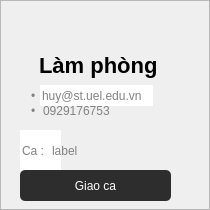
         <widget class="QFrame" name="frame_33">
          <property name="sizePolicy">
           <sizepolicy hsizetype="Preferred" vsizetype="Preferred">
            <horstretch>0</horstretch>
            <verstretch>0</verstretch>
           </sizepolicy>
          </property>
          <property name="minimumSize">
           <size>
            <width>0</width>
            <height>50</height>
           </size>
          </property>
          <property name="styleSheet">
           <string notr="true">#frame_33 {
	background-color: white;
	border-radius:4px;
	border:1px solid #E0E0E0;
}</string>
          </property>
          <property name="frameShape">
           <enum>QFrame::StyledPanel</enum>
          </property>
          <property name="frameShadow">
           <enum>QFrame::Raised</enum>
          </property>
          <widget class="QLineEdit" name="lineEdit_52">
           <property name="geometry">
            <rect>
             <x>0</x>
             <y>20</y>
             <width>191</width>
             <height>31</height>
            </rect>
           </property>
           <property name="styleSheet">
            <string notr="true">QLineEdit {
	font-family: &quot;Montserrat&quot;;
	font-size:20px;
	font-weight:none;
	background-color:transparent;
	border:1px;
}</string>
           </property>
           <property name="text">
            <string/>
           </property>
           <property name="alignment">
            <set>Qt::AlignCenter</set>
           </property>
          </widget>
          <widget class="QLineEdit" name="lineEdit_53">
           <property name="geometry">
            <rect>
             <x>40</x>
             <y>50</y>
             <width>121</width>
             <height>31</height>
            </rect>
           </property>
           <property name="styleSheet">
            <string notr="true">QLineEdit {
	font-family: &quot;Montserrat&quot;;
	font-size:22px;
	font-weight:530;
	background-color:transparent;
	border:1px;
}</string>
           </property>
           <property name="text">
            <string>Làm phòng</string>
           </property>
          </widget>
          <widget class="QLabel" name="label_62">
           <property name="geometry">
            <rect>
             <x>31</x>
             <y>85</y>
             <width>21</width>
             <height>21</height>
            </rect>
           </property>
           <property name="styleSheet">
            <string notr="true">QLabel {
	color: #828282;
}</string>
           </property>
           <property name="text">
            <string>•</string>
           </property>
          </widget>
          <widget class="QLineEdit" name="lineEdit_54">
           <property name="geometry">
            <rect>
             <x>40</x>
             <y>85</y>
             <width>113</width>
             <height>21</height>
            </rect>
           </property>
           <property name="styleSheet">
            <string notr="true">QLineEdit {
	border:none;
	color: #828282;
}</string>
           </property>
           <property name="text">
            <string>huy@st.uel.edu.vn</string>
           </property>
          </widget>
          <widget class="QLabel" name="label_63">
           <property name="geometry">
            <rect>
             <x>31</x>
             <y>100</y>
             <width>20</width>
             <height>21</height>
            </rect>
           </property>
           <property name="styleSheet">
            <string notr="true">QLabel {
	color: #828282;
}</string>
           </property>
           <property name="text">
            <string>•</string>
           </property>
          </widget>
          <widget class="QLineEdit" name="lineEdit_55">
           <property name="geometry">
            <rect>
             <x>41</x>
             <y>100</y>
             <width>111</width>
             <height>21</height>
            </rect>
           </property>
           <property name="styleSheet">
            <string notr="true">QLineEdit {
	border:none;
	color: #828282;
	background-color:transparent;
}</string>
           </property>
           <property name="text">
            <string>0929176753</string>
           </property>
          </widget>
          <widget class="QLineEdit" name="lineEdit_56">
           <property name="geometry">
            <rect>
             <x>20</x>
             <y>130</y>
             <width>41</width>
             <height>41</height>
            </rect>
           </property>
           <property name="font">
            <font>
             <pointsize>9</pointsize>
            </font>
           </property>
           <property name="styleSheet">
            <string notr="true">QLineEdit {
	border:none;
	color: #828282;
}</string>
           </property>
           <property name="text">
            <string>Ca :</string>
           </property>
          </widget>
          <widget class="QPushButton" name="pushButton_38">
           <property name="geometry">
            <rect>
             <x>20</x>
             <y>170</y>
             <width>151</width>
             <height>31</height>
            </rect>
           </property>
           <property name="cursor">
            <cursorShape>PointingHandCursor</cursorShape>
           </property>
           <property name="styleSheet">
            <string notr="true">QPushButton {
	font: 11pt &quot;Monteserrat&quot;;
	color: white				;
	border-radius: 5px;
	background-color: #2D2D2D; 
}</string>
           </property>
           <property name="text">
            <string>Giao ca</string>
           </property>
          </widget>
          <widget class="QPushButton" name="pushButton_39">
           <property name="geometry">
            <rect>
             <x>150</x>
             <y>10</y>
             <width>31</width>
             <height>31</height>
            </rect>
           </property>
           <property name="cursor">
            <cursorShape>PointingHandCursor</cursorShape>
           </property>
           <property name="styleSheet">
            <string notr="true">QPushButton {
	background-color: transparent;
	border: none;
}
</string>
           </property>
           <property name="text">
            <string/>
           </property>
           <property name="icon">
            <iconset>
             <normaloff>delete-icon-in-trendy-outline-style-isolated-on-white-background-delete-silhouette-symbol-for-your-website-design-logo-app-ui-illustration-eps10-free-vector.jpg</normaloff>delete-icon-in-trendy-outline-style-isolated-on-white-background-delete-silhouette-symbol-for-your-website-design-logo-app-ui-illustration-eps10-free-vector.jpg</iconset>
           </property>
           <property name="iconSize">
            <size>
             <width>30</width>
             <height>30</height>
            </size>
           </property>
          </widget>
          <widget class="QLineEdit" name="lineEdit_85">
           <property name="geometry">
            <rect>
             <x>50</x>
             <y>130</y>
             <width>51</width>
             <height>41</height>
            </rect>
           </property>
           <property name="font">
            <font>
             <pointsize>9</pointsize>
            </font>
           </property>
           <property name="styleSheet">
            <string notr="true">QLineEdit {
	border:none;
	color: #828282;
	background-color: transparent;
}</string>
           </property>
           <property name="text">
            <string>label</string>
           </property>
          </widget>
          <widget class="QPushButton" name="pushButton_5">
           <property name="geometry">
            <rect>
             <x>120</x>
             <y>140</y>
             <width>81</width>
             <height>23</height>
            </rect>
           </property>
           <property name="cursor">
            <cursorShape>PointingHandCursor</cursorShape>
           </property>
           <property name="styleSheet">
            <string notr="true">QPushButton {
	border: none;
	background-color: transparent;
}</string>
           </property>
           <property name="text">
            <string/>
           </property>
           <property name="icon">
            <iconset>
             <normaloff>images.png</normaloff>images.png</iconset>
           </property>
           <property name="iconSize">
            <size>
             <width>24</width>
             <height>24</height>
            </size>
           </property>
          </widget>
         </widget>
